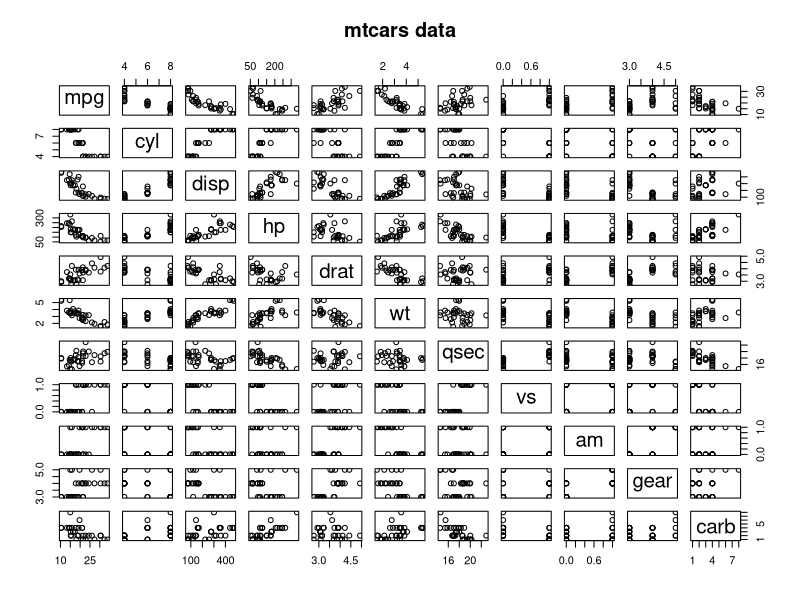
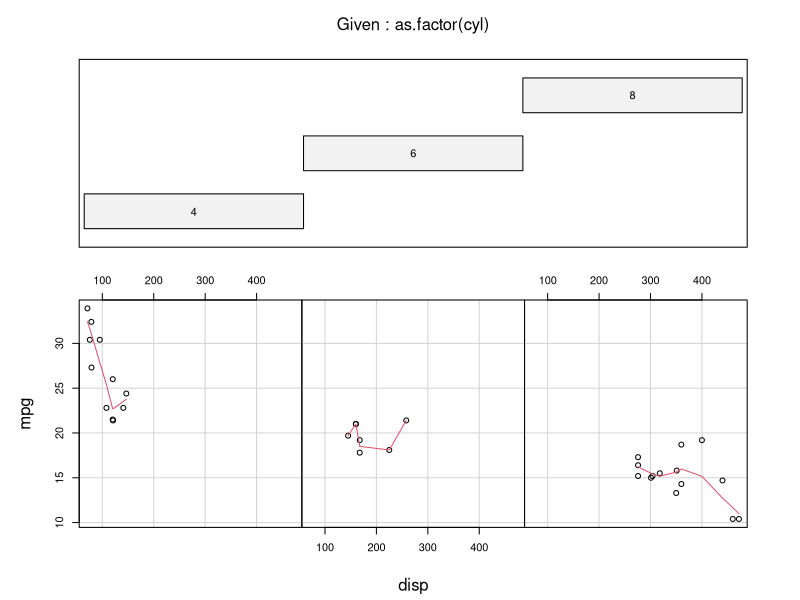

The R script that drew these images, in order:
## ---- chunk 1

vector1 <- c(5,12,7,32)
max(vector1)
sort(vector1)
sum(vector1)

## ---- chunk 2
vector1 <- c(5, 12, 7, 32)
vector2 <- c(5,7,12)
vector2[2] + vector2[3]
## ---- chunk 3
dataframe3 <- data.frame(z1=5,z2=7,z3=12)
dataframe3[1,2] + dataframe3[1,3]
## ---- chunk 4
list4 <- list(z1="6", z2=42, z3="49", z4=126)
list4[[2]]+list4[[4]]
## ---- chunk 5
nrow(mtcars)
data(mtcars)
ncol(mtcars)
## ---- chunk 6
require(graphics)
pairs(mtcars, main = "mtcars data")
coplot(mpg ~ disp | as.factor(cyl), data = mtcars, panel = panel.smooth, rows = 1)
## ---- chunk 7
mtcars[5,7]
## ---- chunk 8
mtcars[2,]
## ---- chunk 9
mydata<- mtcars
names(mydata) <- c("mileage","cylinder",seq(0,8))
names(mydata)                   
## ---- chunk 10
mtcars <- within(mtcars, {disp_l <- disp*0.0163871})
mtcars <- within(mtcars,{hp_l <- hp/disp_l})
rownames(mtcars) [which.max(mtcars[,13])]
## ---- chunk 11
seq(0,10000,by=372)
seq(0,10000,length.out = 50)
rep(1:3, times=3)
rep(1:3, each=3)
## ---- chunk 12
library(MASS)
data("Cars93")
View(Cars93)
summary(Cars93)
nrow(Cars93)
Rear_T = subset(Cars93, DriveTrain=='Rear')
mean(Rear_T[,5])
median(Rear_T[,5])
sd(Rear_T[,5])
Seven.seater = subset(Cars93, Passengers =="7")
min(Seven.seater [,13])
Atleastsix.seater = subset(Cars93, Passengers >="6")
min(Atleastsix.seater[,13])
